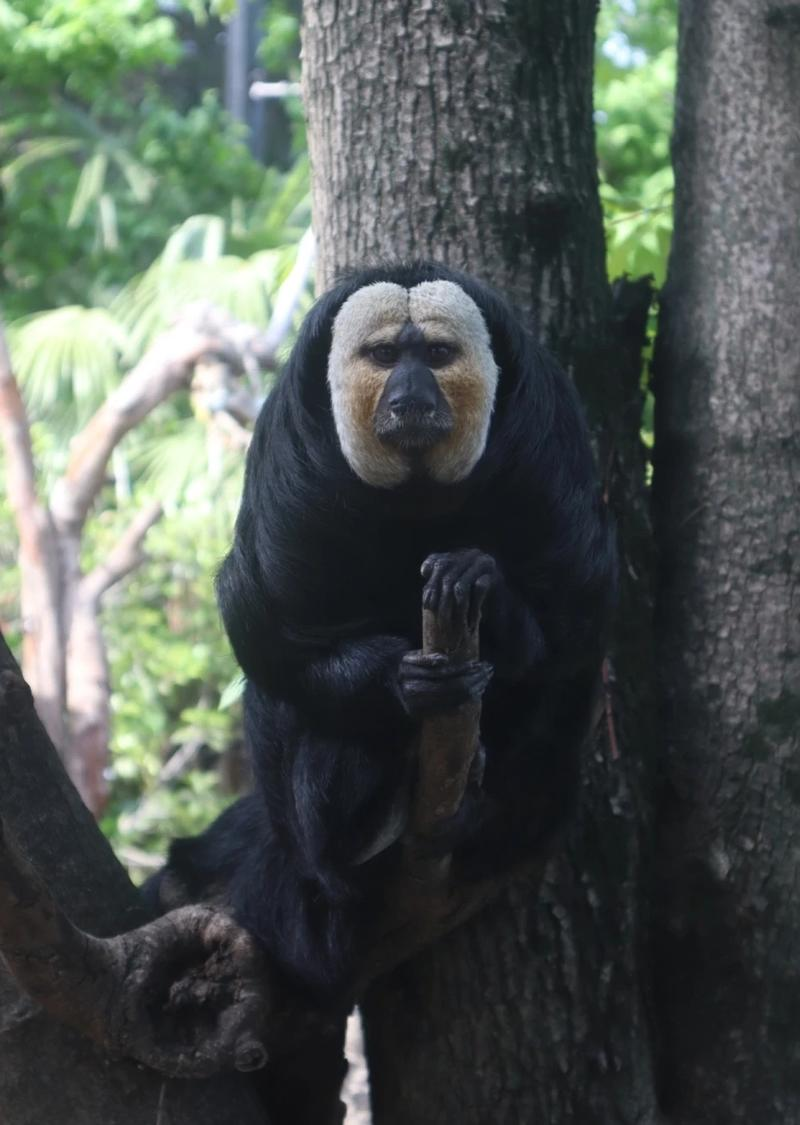
#> input picture Benchmark/PIL/PIL.Image.Image.rotate@5.1.0-5.2.0/PIL.Image.Image.rotate#9YY/example.jpg, 800 x 1125 px
$ python rotateYY.py
#> lines starting #> are read from the running program, lines starting #| are printed output that depends on the picture
from PIL import Image
img = Image.open('./example.jpg')
#> img is the input picture: PIL image 800x1125 RGB; mean R, G, B 79.1, 87, 82.1
rotated_img = img.rotate(angle=45, resample=Image.BICUBIC, expand=True)
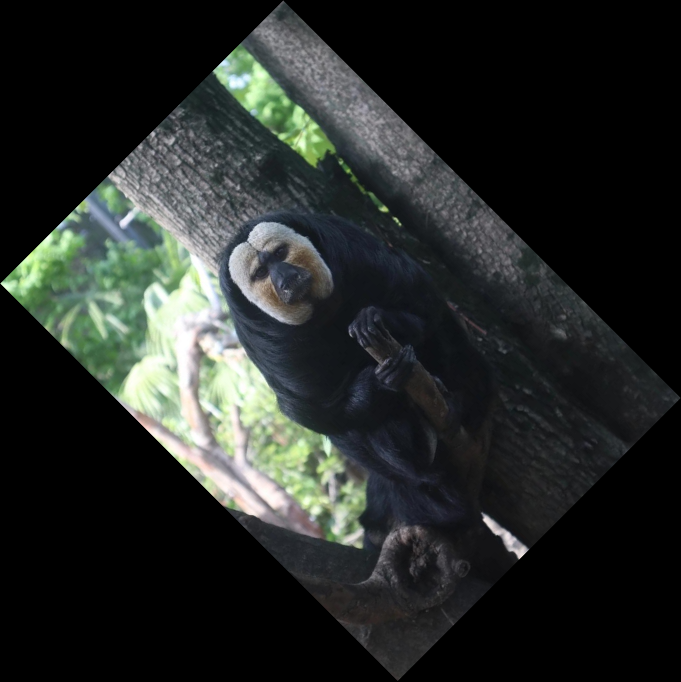
#> rotated_img: PIL image 1362x1363 RGB (shown at 1/2 size); mean R, G, B 38.1, 41.9, 39.5
